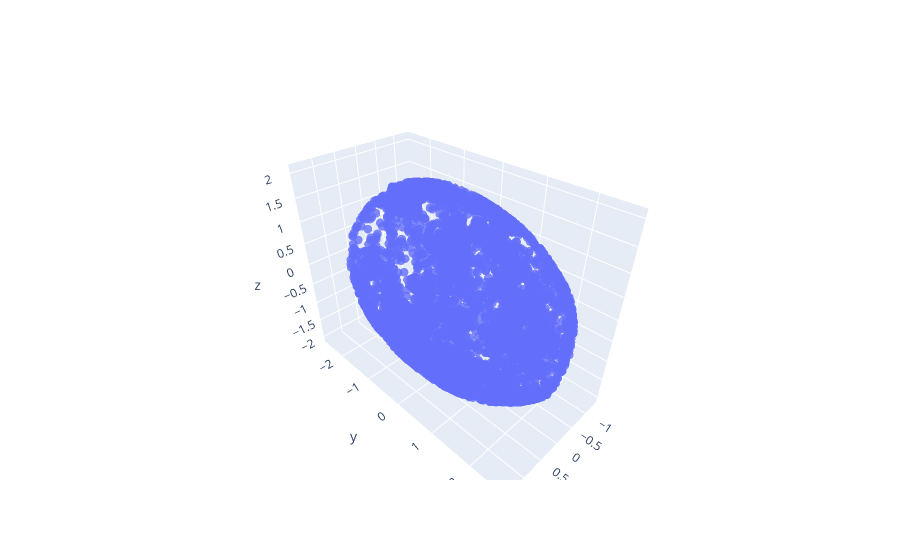

The notebook cell saved with this chart:
### Markdown cell above
And we can plot the generated samples. Where we observe that we were able to capture the general geometry of the distribution.

### Code cell
fig = go.Figure(data=[go.Scatter3d(x=gen_samples[:,0], y=gen_samples[:,1], z=gen_samples[:,2],
                                   mode='markers',
                             marker=dict(size=3,opacity=0.8)),])
fig.show()

### Figure 1 — Plotly figure (JSON) as saved in the notebook; plotly's stock layout.template omitted (floating-point values rounded to 4 significant figures; data arrays with more than 128 entries replaced by an {"elided": "..."} marker saying what was removed)
{"data": [{"marker": {"opacity": 0.8, "size": 3}, "mode": "markers", "type": "scatter3d", "x": {"elided": "5000 float values"}, "y": {"elided": "5000 float values"}, "z": {"elided": "5000 float values"}}], "layout": {}}
